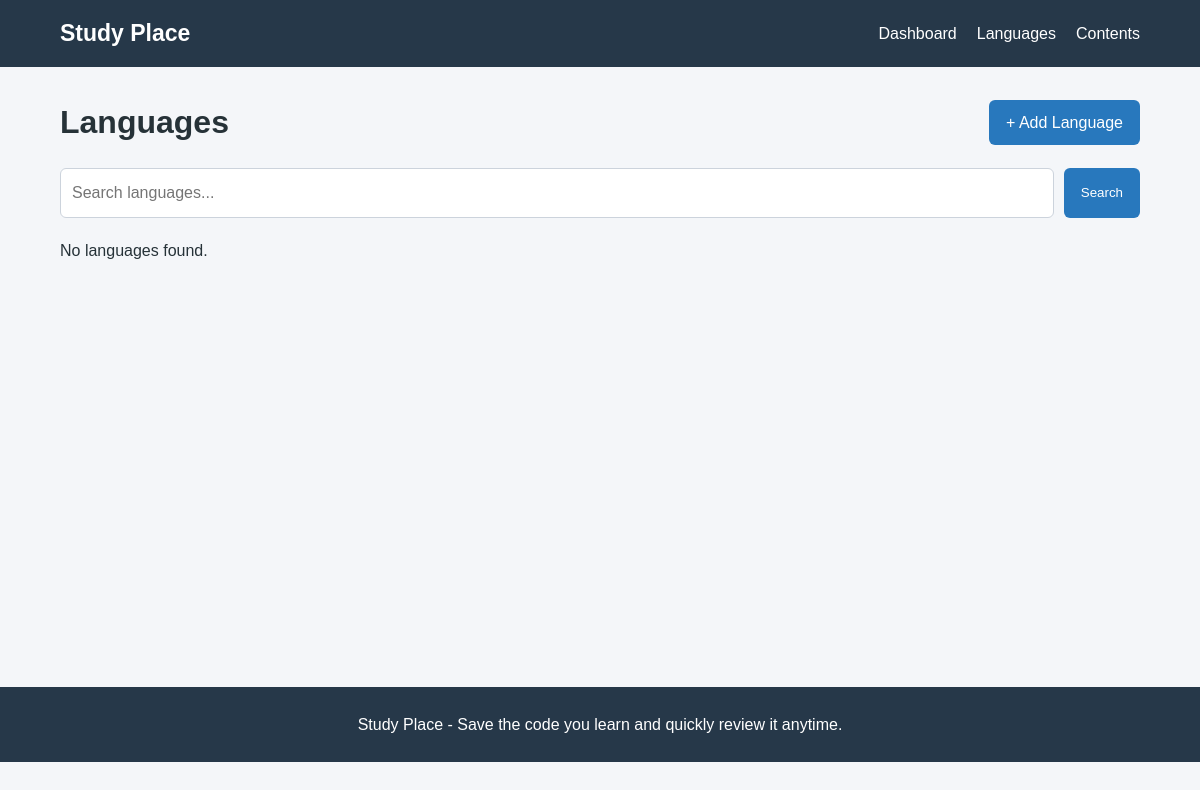
Page /languages/ on the earlier database version.
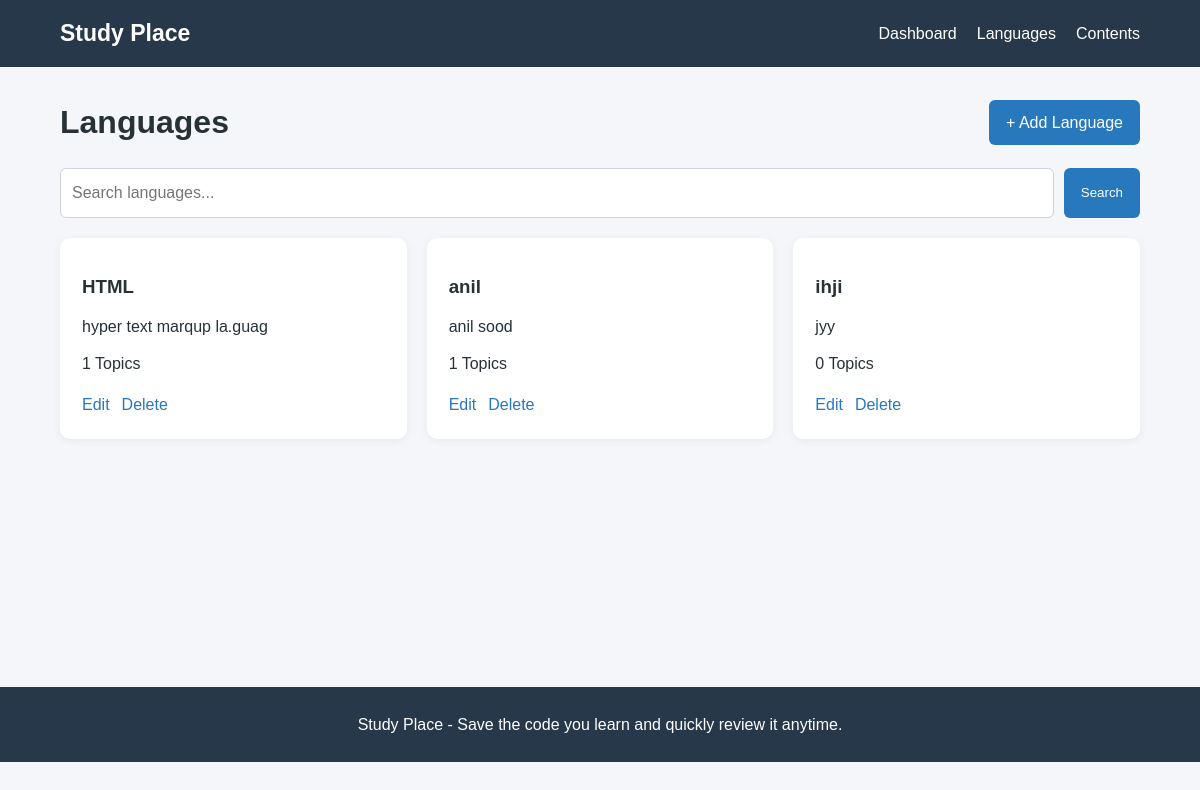
Same page on the later database version.
### snippets/models.py (models this page shows, shortened)
class AppLanguage(models.Model):
    name = models.CharField(
        max_length=100,
        unique=True,
        help_text="Enter language name, e.g. HTML, CSS, Python."
    )
    description = models.TextField(
        blank=True,
        help_text="Write a short introduction about this language."
    )
    created_at = models.DateTimeField(auto_now_add=True)
    updated_at = models.DateTimeField(auto_now=True)
    class Meta:
        verbose_name = "App Language"
        verbose_name_plural = "App Languages"
        ordering = ["name"]

### snippets/views.py (the view)
def language_list(request):
    query = request.GET.get("q", "").strip()
    languages = AppLanguage.objects.all()
    if query:
        languages = languages.filter(
            Q(name__icontains=query) |
            Q(description__icontains=query)
        )
    languages = languages.order_by("name")
    context = {
        "languages": languages,
        "query": query,
    }
    return render(
        request,
        "StudyPlace/language_list.html",
        context
    )

### snippets/templates/StudyPlace/language_list.html (shortened to what this page needs)
{% extends 'StudyPlace/base.html' %}
{% block content %}
<div class="page-header">
    <h1>Languages</h1>
    <a href="{% url 'StudyPlace:language_create' %}" class="btn">
        + Add Language
    </a>
</div>
<form method="GET" class="search-form">
    <input type="search" name="q"
           value="{{ query }}"
           placeholder="Search languages...">
    <button type="submit" class="btn">Search</button>
</form>
<div class="content-grid">
{% for language in languages %}
    <div class="content-card">
        <h3>{{ language.name }}</h3>
        <p>{{ language.description }}</p>
        <p>{{ language.contents.count }} Topics</p>
        <div class="actions">
            <a href="{% url 'StudyPlace:language_edit' language.pk %}">Edit</a>
            <a href="{% url 'StudyPlace:language_delete' language.pk %}">Delete</a>
        </div>
    </div>
{% empty %}
    <p>No languages found.</p>
{% endfor %}
</div>
{% endblock %}

Differences in the rows shown:
added AppLanguage: name "HTML", description "hyper text marqup la.guag", contents.count "1"
added AppLanguage: name "anil", description "anil sood", contents.count "1"
added AppLanguage: name "ihji", description "jyy", contents.count "0"
Other differences:
text no longer shown: "No languages found."
